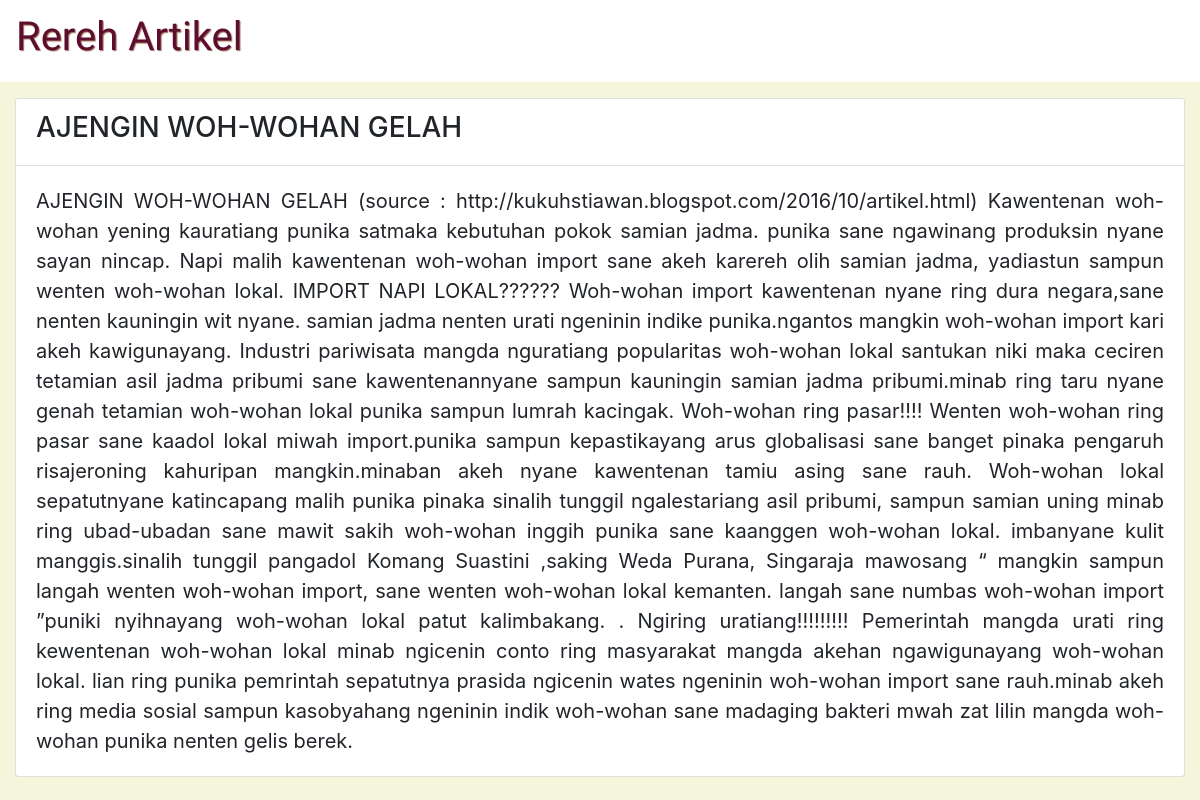
Screenshot of /artikel.php?artikel=4 with the database file from the repository.
### tables this page shows
CREATE TABLE `artikel` (
  `kode` int(11) NOT NULL,
  `judul` varchar(100) NOT NULL,
  `isi` text NOT NULL
);

### artikel.php (the view, shortened to what this page needs)
<?php
    include "koneksi.php";
    $kode=$_GET['artikel'];
    $sql=mysqli_query($conn,"select * from artikel where kode='$kode'");
    $data=mysqli_fetch_array($sql);
?>
<html>
    <head>
        <link rel="stylesheet" href="https://maxcdn.bootstrapcdn.com/bootstrap/4.0.0/css/bootstrap.min.css">
        <link rel="stylesheet" href="assets/css/style.css">
    </head>
    <body>
        <nav class="navbar navbar-light bg-white mb-3">
            <a class="navbar-brand" href="index.php">
                <h1 id="judul_artikel">Rereh Artikel</h1>
            </a>
        </nav>
        <div class="container-fluid">
            <div class="row">
                <div class="col-md-12">
                    <div class="card shadow rounded">
                        <div class="card-header bg-white">
                            <h3><?php echo $data['judul'];?></h3>
                        </div>
                        <div class="card-body text-justify">
                            <blockquote class="blockquote mb-0">
                                <?php echo $data['isi'];?>
                            </blockquote>
                        </div>
                    </div>
                </div>
            </div>
        </div>
    </body>
</html>

### assets/css/style.css (style rules this page uses)
body { background-color: beige; }
#judul_artikel { font-family: 'Leckerli One', cursive; color: #5c0e2f; text-shadow: 1px 1px 1px #a1705a; }

### rows the page displays
artikel: judul "AJENGIN WOH-WOHAN GELAH", isi "AJENGIN WOH-WOHAN GELAH (source : http://kukuhstiawan.blogspot.com/2016/10/artikel.html) Kawentenan woh-wohan yening kauratiang punika satmaka kebutuhan pokok samian jadma. punika sane ngawinang produksin nyane sayan nincap. Napi malih kawentenan woh-wohan import sane akeh karereh olih samian jadma, yadiastun sampun wenten woh-wohan lokal. IMPORT NAPI LOKAL?????? Woh-wohan import kawentenan nyane ring dura negara,sane nenten kauningin wit nyane. samian jadma nenten urati ngeninin indike punika.ngantos mangkin woh-wohan import kari akeh kawigunayang. Industri pariwisata mangda nguratiang popularitas woh-wohan lokal santukan niki maka ceciren tetamian asil jadma pribumi sane kawentenannyane…"
